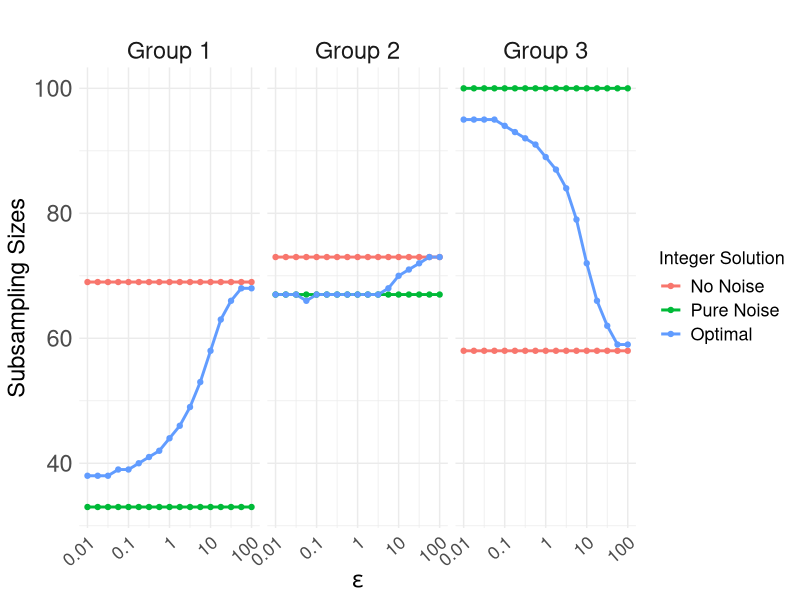

Here is the R script that generated this plot:
# Interplay between original variance and purely Laplace noise designs

## Section 5.2 (Figure 3)

library(ggplot2)
library(tidyr)

N = 1000*(1:3)
sigmaSq = 0.08^(c(1,1.5,2))
ep = 1 # variable
k = length(N)

eta = 200

Og.Var <- function(x,N,sigmaSq){
  sum((N^2/x)*sigmaSq / sum(N)^2)
}

og.alg <- function(ep){
  ogSolution = sqrt(sigmaSq)*N / sum(sqrt(sigmaSq)*N)*eta
  comboA_butk = as.list(as.data.frame(rbind(floor(ogSolution[-k]), ceiling(ogSolution[-k]))))
  comboA_butk = expand.grid(comboA_butk)
  
  comboA <- t(apply(comboA_butk, MARGIN = 1, function(y) {
    xk = eta - sum(y)
    x = c(y, xk)
    if (min(x) > 0 & max(x) < (eta-k+1)) {
      return(x)
    } else {
      return(NULL)  # Exclude this combination
    }
  }))
  
  adjust.output <- function(output) {
    if (is.list(output)) {
      output <- do.call(rbind, output)  
    }
    return(output)
  }
  comboA = adjust.output(comboA)
  
  var_value = apply(comboA, MARGIN = 1, function(n){
    Og.Var(n,N,sigmaSq)
  })
  ogSolution = comboA[which(var_value == min(var_value)),]
  var_ogSolution = Og.Var(ogSolution,N,sigmaSq)
  
  return(ogSolution)
}


Pure.Lap.Var <- function(x,N,sigmaSq,ep){
  sum((N^2/x)*2*(1/log(1+N*(exp(ep)-1)/x))^2 / sum(N)^2)
}

pureLap.alg <- function(ep){
  pureLapSolution = N / sum(N)*eta
  comboA_butk = as.list(as.data.frame(rbind(floor(pureLapSolution[-k]), ceiling(pureLapSolution[-k]))))
  comboA_butk = expand.grid(comboA_butk)
  
  comboA <- t(apply(comboA_butk, MARGIN = 1, function(y) {
    xk = eta - sum(y)
    x = c(y, xk)
    if (min(x) > 0 & max(x) < (eta-k+1)) {
      return(x)
    } else {
      return(NULL)  # Exclude this combination
    }
  }))
  
  adjust.output <- function(output) {
    if (is.list(output)) {
      output <- do.call(rbind, output)  
    }
    return(output)
  }
  comboA = adjust.output(comboA)
  
  var_value = apply(comboA, MARGIN = 1, function(n){
    Pure.Lap.Var(n,N,sigmaSq,ep)
  })
  pureLapSolution = comboA[which(var_value == min(var_value)),]
  var_pureLapSolution = Pure.Lap.Var(pureLapSolution,N,sigmaSq,ep)
  
  return(pureLapSolution)
}

pureLap.alg(ep=1)

library(nloptr)

fn.Var <- function(x,N,sigmaSq,ep){
  Og.Var(x,N,sigmaSq) + Pure.Lap.Var(x,N,sigmaSq,ep)
}

true.alg <- function(ep){
  # Define the objective function
  fun <- function(params) {
    x <- params
    # Define the original objective function
    #return(fn.Var(x,N,sigmaSq,ep))
    return(sum(N)^2*fn.Var(x,N,sigmaSq,ep)) # fn.Var times sum(N)^2 is easier for nloptr to run, avoiding rounding in decimals
  }
  
  # Define the equality constraint function
  constraint_fun <- function(params) {
    x <- params
    return(eta - sum(x))
  }
  
  # Define the initial guess for the parameters
  initial_guess <- rep(eta/k,k)
  lb = rep(1, k)
  ub = rep(eta, k)
  
  # Set up the optimization using nloptr
  result_nloptr <- nloptr(
    x0 = initial_guess,               # Starting point
    eval_f = fun,                     # Objective function
    lb = lb,                     # Lower bounds 
    ub = ub,                 # Upper bounds
    eval_g_eq = constraint_fun,     # Inequality constraints
    opts = list(
      "algorithm" = "NLOPT_LN_COBYLA",  # Algorithm that handles nonlinear constraints
      "xtol_rel" = 1.0e-20
    )
  )
  
  print(result_nloptr)
  xStar = result_nloptr$solution
  var_xStar = fn.Var(xStar, N, sigmaSq, ep)
  
  
  comboT_butk = as.list(as.data.frame(rbind(floor(xStar[-k]), ceiling(xStar[-k]))))
  comboT_butk = expand.grid(comboT_butk)
  
  comboT <- t(apply(comboT_butk, MARGIN = 1, function(y) {
    xk = eta - sum(y)
    x = c(y, xk)
    if (min(x) > 0 & max(x) < (eta-k+1)) {
      return(x)
    } else {
      return(NULL)  # Exclude this combination
    }
  }))
  
  adjust.output <- function(output) {
    if (is.list(output)) {
      output <- do.call(rbind, output)  
    }
    return(output)
  }
  comboT = adjust.output(comboT)
  
  ### Select n_init from set T
  var_value = apply(comboT, MARGIN = 1, function(n){
    fn.Var(n,N,sigmaSq,ep)
  })
  n_init = comboT[which(var_value == min(var_value)),]
  var_n_init = fn.Var(n_init,N,sigmaSq,ep)
  
  ### eigenvalues
  c = (exp(ep)-1)*N
  # x components with Laplace noise
  x = xStar
  H_f = diag( 2*N^2*( sigmaSq/x^3 + ((x+c)^2*(log(1+c/x))^2 - c*(4*x+3*c)*log(1+c/x) + 3*c^2)/ ((x^3*(x+c)^2)*(log(1+c/x))^4) ) / sum(N)^2 )
  H_f_info = eigen(H_f)
  H_f_eigenvalues = H_f_info$values #ifelse statement for negative eigenvalues
  max_eigenvalues = max(H_f_eigenvalues)
  min_eigenvalues = min(H_f_eigenvalues)
  
  
  ### radius 
  r = sqrt(2*(var_n_init - var_xStar)/min_eigenvalues)
  
  ### Select integer optimal from set S
  lowUpBound <- rbind(xStar - r, xStar + r)
  lowUpBound <- ifelse(lowUpBound < 0, 0, lowUpBound)
  comboS_butk <- lapply(1:(k-1), function(i){
    seq(ceiling(lowUpBound[1,i]), floor(lowUpBound[2,i]))
  })
  comboS_butk = expand.grid(comboS_butk)
  comboS <- t(apply(comboS_butk, MARGIN = 1, function(y) {
    xk = eta - sum(y)
    x = c(y, xk)
    if (min(x) > 0 & max(x) < (eta-k+1)) {
      return(x)
    } else {
      return(NULL)  # Exclude this combination
    }
  }))
  comboS = adjust.output(comboS)
  
  
  ### Select nStar from set S
  var_values = apply(comboS, MARGIN = 1, function(n){
    fn.Var(n,N,sigmaSq,ep)
  })
  nStar = comboS[which(var_values == min(var_values)),]
  var_nStar = fn.Var(nStar,N,sigmaSq,ep)
  
  return(nStar)
}

true.alg(ep=1)

temp = sapply(10^seq(-2,2,0.25), function(i){
  c(i, og.alg(i), pureLap.alg(i), true.alg(i))
})

# Convert to data frames for easier manipulation
data1 <- data.frame(
  epsilon = temp[1, ],
  solution1 = temp[2, ],
  solution2 = temp[5, ],
  solution3 = temp[8, ]
)

data2 <- data.frame(
  epsilon = temp[1, ],
  solution1 = temp[3, ],
  solution2 = temp[6, ],
  solution3 = temp[9, ]
)

data3 <- data.frame(
  epsilon = temp[1, ],
  solution1 = temp[4, ],
  solution2 = temp[7, ],
  solution3 = temp[10, ]
)

# Add a column to identify the groups
data1$group <- "Group 1"
data2$group <- "Group 2"
data3$group <- "Group 3"

# Combine the datasets
combined_data <- rbind(data1, data2, data3)

# Reshape the combined dataset
long_data <- pivot_longer(
  combined_data,
  cols = starts_with("solution"),
  names_to = "solution",
  values_to = "value"
)


# Plot the data
ggplot(long_data, aes(x = epsilon, y = value, color = solution)) +
  geom_line(size = 1) + # Add lines for each solution
  geom_point() +        # Add points to highlight data
  scale_x_log10(breaks = c(0.01, 0.1, 1, 10, 100),  # Specify the breaks
                labels = c("0.01", "0.1", "1", "10", "100")) +     # Use logarithmic scale for x-axis
  scale_color_manual(
    values = c("solution1" = "#F8766D", "solution2" = "#00BA38", "solution3" = "#619CFF"),  # Keep colors
    labels = c("solution1" = "No Noise", "solution2" = "Pure Noise", "solution3" = "Optimal")  # Change legend labels
  ) +
  labs(
    title = "",
    x = expression(epsilon),
    y = "Subsampling Sizes",
    color = "Integer Solution"
  ) +
  facet_wrap(~group, scales = "free_x") + # Create separate panels for each group
  theme_minimal() +
  theme(
    axis.text.x = element_text(angle = 41, hjust = 1, size = 13),  # Rotate x-axis labels for better readability
    axis.text.y = element_text(size = 17),
    axis.title.x = element_text(size = 17),
    axis.title.y = element_text(size = 17),
    legend.text = element_text(size = 13),
    legend.title = element_text(size = 13),
    strip.text = element_text(size = 17),  # facet title font size
  )





